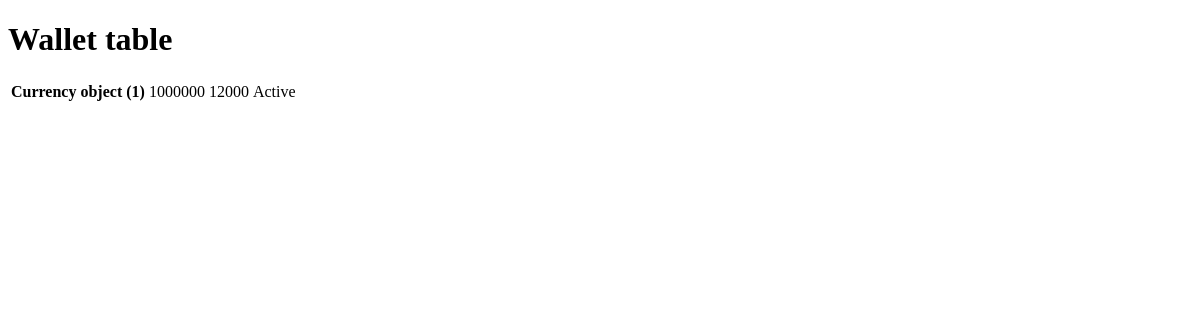
Page /wallets/ on the earlier database version.
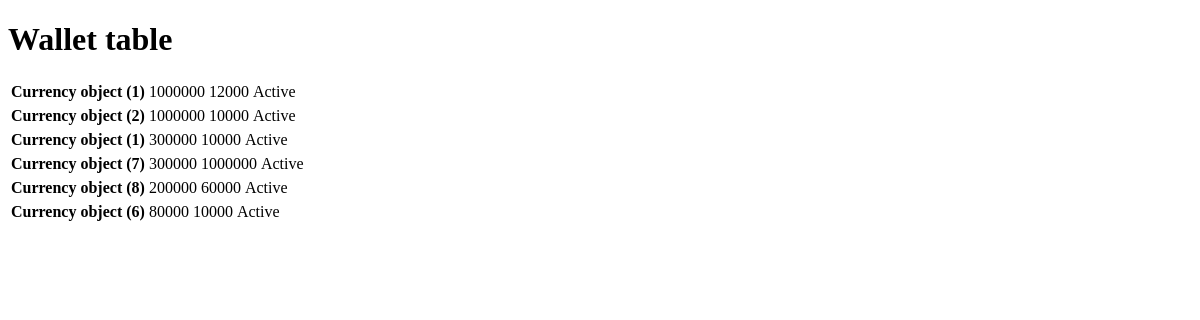
Same page on the later database version.
### wallet/models.py (models this page shows)
class Wallet(models.Model):
    currency =models.ForeignKey(Currency, on_delete=models.CASCADE, related_name ='Wallet_currency')
    customer=models.ForeignKey(User, on_delete=models.CASCADE, related_name ='Wallet_customer')
    balance=models.IntegerField()
    amount=models.IntegerField()
    date=models.DateTimeField(default=timezone.now)
    status=models.CharField(max_length=20,null=True)
    pin=models.TextField(max_length=6,null=True)

class Currency(models.Model):
    amount=models.IntegerField()
    country_of_origin=models.CharField(max_length=24,null=True)

### wallet/views.py (the view)
# urls.py: path("wallets/", listWallet, name = "wallet_list"),
def listWallet (request):
    wallets = Wallet.objects.all()
    return render(request, 'wallet/listWallet.html', {'wallets': wallets})

### wallet/templates/wallet/listWallet.html (shortened to what this page needs)
<!DOCTYPE html>
<html lang="en">
<head>
</head>
<body>
    <h1>Wallet table</h1>
    {% for wallet in wallets %}
    <table>
        <th>{{wallet.currency}}</th>
        <td>{{wallet.balance}}</td>
        <td>{{wallet.amount}}</td>
        <td>{{wallet.status}}</td>
        <td>{{wallet.sex}}</td>
        {% endfor %}
    </table>
</body>
</html>

Differences in the rows shown:
added Wallet: currency "Currency object (2)", balance "1000000", amount "10000", status "Active"
added Wallet: currency "Currency object (1)", balance "300000", amount "10000", status "Active"
added Wallet: currency "Currency object (7)", balance "300000", amount "1000000", status "Active"
added Wallet: currency "Currency object (8)", balance "200000", amount "60000", status "Active"
added Wallet: currency "Currency object (6)", balance "80000", amount "10000", status "Active"
